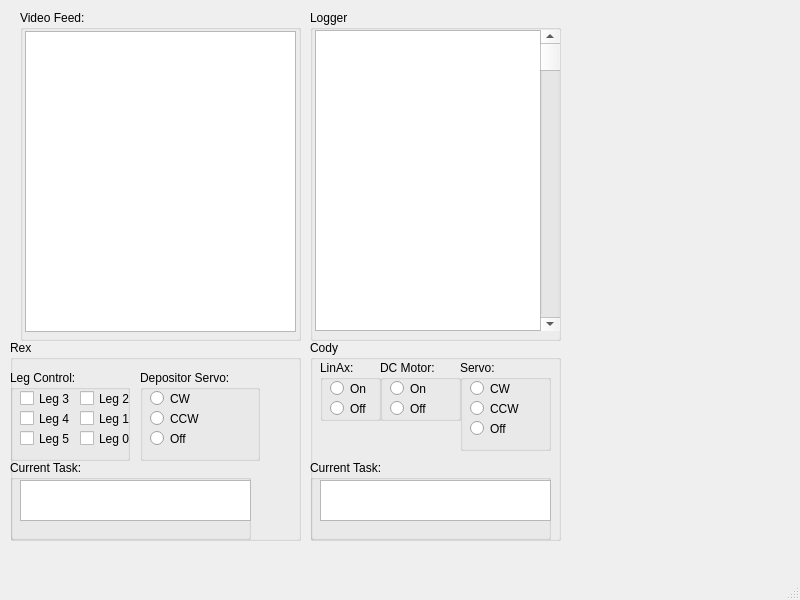
<?xml version="1.0" encoding="UTF-8"?>
<ui version="4.0">
 <class>MainWindow</class>
 <widget class="QMainWindow" name="MainWindow">
  <property name="geometry">
   <rect>
    <x>0</x>
    <y>0</y>
    <width>800</width>
    <height>600</height>
   </rect>
  </property>
  <property name="windowTitle">
   <string>MainWindow</string>
  </property>
  <widget class="QWidget" name="centralwidget">
   <widget class="QGroupBox" name="groupBox">
    <property name="geometry">
     <rect>
      <x>10</x>
      <y>340</y>
      <width>291</width>
      <height>201</height>
     </rect>
    </property>
    <property name="title">
     <string>Rex</string>
    </property>
    <widget class="QGroupBox" name="groupBox_3">
     <property name="geometry">
      <rect>
       <x>0</x>
       <y>30</y>
       <width>120</width>
       <height>91</height>
      </rect>
     </property>
     <property name="title">
      <string>Leg Control:</string>
     </property>
     <widget class="QCheckBox" name="checkBox">
      <property name="geometry">
       <rect>
        <x>10</x>
        <y>20</y>
        <width>70</width>
        <height>17</height>
       </rect>
      </property>
      <property name="text">
       <string>Leg 3</string>
      </property>
     </widget>
     <widget class="QCheckBox" name="checkBox_2">
      <property name="geometry">
       <rect>
        <x>10</x>
        <y>40</y>
        <width>70</width>
        <height>17</height>
       </rect>
      </property>
      <property name="text">
       <string>Leg 4</string>
      </property>
     </widget>
     <widget class="QCheckBox" name="checkBox_3">
      <property name="geometry">
       <rect>
        <x>10</x>
        <y>60</y>
        <width>70</width>
        <height>17</height>
       </rect>
      </property>
      <property name="text">
       <string>Leg 5</string>
      </property>
     </widget>
     <widget class="QCheckBox" name="checkBox_4">
      <property name="geometry">
       <rect>
        <x>70</x>
        <y>20</y>
        <width>70</width>
        <height>17</height>
       </rect>
      </property>
      <property name="text">
       <string>Leg 2</string>
      </property>
     </widget>
     <widget class="QCheckBox" name="checkBox_5">
      <property name="geometry">
       <rect>
        <x>70</x>
        <y>40</y>
        <width>70</width>
        <height>17</height>
       </rect>
      </property>
      <property name="text">
       <string>Leg 1</string>
      </property>
     </widget>
     <widget class="QCheckBox" name="checkBox_6">
      <property name="geometry">
       <rect>
        <x>70</x>
        <y>60</y>
        <width>70</width>
        <height>17</height>
       </rect>
      </property>
      <property name="text">
       <string>Leg 0</string>
      </property>
     </widget>
    </widget>
    <widget class="QGroupBox" name="groupBox_5">
     <property name="geometry">
      <rect>
       <x>130</x>
       <y>30</y>
       <width>120</width>
       <height>91</height>
      </rect>
     </property>
     <property name="title">
      <string>Depositor Servo:</string>
     </property>
     <widget class="QRadioButton" name="radioButton">
      <property name="geometry">
       <rect>
        <x>10</x>
        <y>20</y>
        <width>82</width>
        <height>17</height>
       </rect>
      </property>
      <property name="text">
       <string>CW</string>
      </property>
     </widget>
     <widget class="QRadioButton" name="radioButton_2">
      <property name="geometry">
       <rect>
        <x>10</x>
        <y>40</y>
        <width>82</width>
        <height>17</height>
       </rect>
      </property>
      <property name="text">
       <string>CCW</string>
      </property>
     </widget>
     <widget class="QRadioButton" name="radioButton_3">
      <property name="geometry">
       <rect>
        <x>10</x>
        <y>60</y>
        <width>82</width>
        <height>17</height>
       </rect>
      </property>
      <property name="text">
       <string>Off</string>
      </property>
     </widget>
    </widget>
    <widget class="QGroupBox" name="groupBox_6">
     <property name="geometry">
      <rect>
       <x>0</x>
       <y>120</y>
       <width>241</width>
       <height>80</height>
      </rect>
     </property>
     <property name="title">
      <string>Current Task:</string>
     </property>
     <widget class="QTextBrowser" name="textBrowser">
      <property name="geometry">
       <rect>
        <x>10</x>
        <y>20</y>
        <width>231</width>
        <height>41</height>
       </rect>
      </property>
     </widget>
    </widget>
   </widget>
   <widget class="QGroupBox" name="groupBox_2">
    <property name="geometry">
     <rect>
      <x>310</x>
      <y>340</y>
      <width>251</width>
      <height>201</height>
     </rect>
    </property>
    <property name="title">
     <string>Cody</string>
    </property>
    <widget class="QGroupBox" name="groupBox_12">
     <property name="geometry">
      <rect>
       <x>0</x>
       <y>120</y>
       <width>241</width>
       <height>80</height>
      </rect>
     </property>
     <property name="title">
      <string>Current Task:</string>
     </property>
     <widget class="QTextBrowser" name="textBrowser_2">
      <property name="geometry">
       <rect>
        <x>10</x>
        <y>20</y>
        <width>231</width>
        <height>41</height>
       </rect>
      </property>
     </widget>
    </widget>
    <widget class="QGroupBox" name="groupBox_10">
     <property name="geometry">
      <rect>
       <x>150</x>
       <y>20</y>
       <width>91</width>
       <height>91</height>
      </rect>
     </property>
     <property name="title">
      <string>Servo:</string>
     </property>
     <widget class="QRadioButton" name="radioButton_4">
      <property name="geometry">
       <rect>
        <x>10</x>
        <y>20</y>
        <width>82</width>
        <height>17</height>
       </rect>
      </property>
      <property name="text">
       <string>CW</string>
      </property>
     </widget>
     <widget class="QRadioButton" name="radioButton_5">
      <property name="geometry">
       <rect>
        <x>10</x>
        <y>40</y>
        <width>82</width>
        <height>17</height>
       </rect>
      </property>
      <property name="text">
       <string>CCW</string>
      </property>
     </widget>
     <widget class="QRadioButton" name="radioButton_6">
      <property name="geometry">
       <rect>
        <x>10</x>
        <y>60</y>
        <width>82</width>
        <height>17</height>
       </rect>
      </property>
      <property name="text">
       <string>Off</string>
      </property>
     </widget>
    </widget>
    <widget class="QGroupBox" name="groupBox_13">
     <property name="geometry">
      <rect>
       <x>70</x>
       <y>20</y>
       <width>81</width>
       <height>61</height>
      </rect>
     </property>
     <property name="title">
      <string>DC Motor:</string>
     </property>
     <widget class="QRadioButton" name="radioButton_7">
      <property name="geometry">
       <rect>
        <x>10</x>
        <y>20</y>
        <width>82</width>
        <height>17</height>
       </rect>
      </property>
      <property name="text">
       <string>On</string>
      </property>
     </widget>
     <widget class="QRadioButton" name="radioButton_9">
      <property name="geometry">
       <rect>
        <x>10</x>
        <y>40</y>
        <width>82</width>
        <height>17</height>
       </rect>
      </property>
      <property name="text">
       <string>Off</string>
      </property>
     </widget>
    </widget>
    <widget class="QGroupBox" name="groupBox_14">
     <property name="geometry">
      <rect>
       <x>10</x>
       <y>20</y>
       <width>61</width>
       <height>61</height>
      </rect>
     </property>
     <property name="title">
      <string>LinAx:</string>
     </property>
     <widget class="QRadioButton" name="radioButton_8">
      <property name="geometry">
       <rect>
        <x>10</x>
        <y>20</y>
        <width>82</width>
        <height>17</height>
       </rect>
      </property>
      <property name="text">
       <string>On</string>
      </property>
     </widget>
     <widget class="QRadioButton" name="radioButton_10">
      <property name="geometry">
       <rect>
        <x>10</x>
        <y>40</y>
        <width>82</width>
        <height>17</height>
       </rect>
      </property>
      <property name="text">
       <string>Off</string>
      </property>
     </widget>
    </widget>
   </widget>
   <widget class="QGroupBox" name="groupBox_4">
    <property name="geometry">
     <rect>
      <x>310</x>
      <y>10</y>
      <width>251</width>
      <height>331</height>
     </rect>
    </property>
    <property name="title">
     <string>Logger</string>
    </property>
    <widget class="QTextBrowser" name="textBrowser_3">
     <property name="geometry">
      <rect>
       <x>5</x>
       <y>20</y>
       <width>241</width>
       <height>301</height>
      </rect>
     </property>
		<property name="text">
			<read>"LoggerTest.txt"</read>
		</property>
    </widget>
    <widget class="QScrollBar" name="verticalScrollBar">
     <property name="geometry">
      <rect>
       <x>230</x>
       <y>20</y>
       <width>20</width>
       <height>301</height>
      </rect>
     </property>
     <property name="orientation">
      <enum>Qt::Vertical</enum>
     </property>
    </widget>
   </widget>
   <widget class="QGroupBox" name="groupBox_11">
    <property name="geometry">
     <rect>
      <x>20</x>
      <y>10</y>
      <width>281</width>
      <height>331</height>
     </rect>
    </property>
    <property name="title">
     <string>Video Feed:</string>
    </property>
    <widget class="QGraphicsView" name="graphicsView">
     <property name="geometry">
      <rect>
       <x>5</x>
       <y>21</y>
       <width>271</width>
       <height>301</height>
      </rect>
     </property>
    </widget>
   </widget>
  </widget>
  <widget class="QMenuBar" name="menubar">
   <property name="geometry">
    <rect>
     <x>0</x>
     <y>0</y>
     <width>800</width>
     <height>21</height>
    </rect>
   </property>
  </widget>
  <widget class="QStatusBar" name="statusbar"/>
 </widget>
 <resources/>
 <connections/>
</ui>
